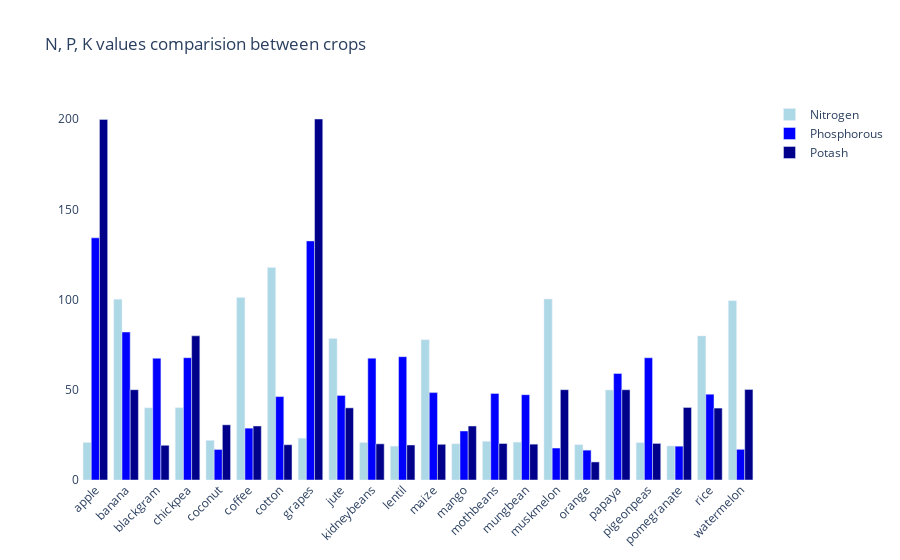

The cell this chart's notebook holds for it:
### Code cell
import plotly.graph_objects as go
fig = go.Figure()
fig.add_trace(go.Bar(
    x=crop_summary.index,
    y=crop_summary['N'],
    name='Nitrogen',
    marker_color='lightblue'
))
fig.add_trace(go.Bar(
    x=crop_summary.index,
    y=crop_summary['P'],
    name='Phosphorous',
    marker_color='blue'
))
fig.add_trace(go.Bar(
    x=crop_summary.index,
    y=crop_summary['K'],
    name='Potash',
    marker_color='darkblue'
))

fig.update_layout(title="N, P, K values comparision between crops",plot_bgcolor='white',barmode='group',xaxis_tickangle=-45)

fig.show()

### Figure 1 — Plotly figure (JSON) as saved in the notebook; plotly's stock layout.template omitted (floating-point values rounded to 4 significant figures)
{"data": [{"marker": {"color": "lightblue"}, "name": "Nitrogen", "type": "bar", "x": ["apple", "banana", "blackgram", "chickpea", "coconut", "coffee", "cotton", "grapes", "jute", "kidneybeans", "lentil", "maize", "mango", "mothbeans", "mungbean", "muskmelon", "orange", "papaya", "pigeonpeas", "pomegranate", "rice", "watermelon"], "y": [20.8, 100.2, 40.02, 40.09, 21.98, 101.2, 117.8, 23.18, 78.4, 20.75, 18.77, 77.76, 20.07, 21.44, 20.99, 100.3, 19.58, 49.88, 20.73, 18.87, 79.89, 99.42]}, {"marker": {"color": "blue"}, "name": "Phosphorous", "type": "bar", "x": ["apple", "banana", "blackgram", "chickpea", "coconut", "coffee", "cotton", "grapes", "jute", "kidneybeans", "lentil", "maize", "mango", "mothbeans", "mungbean", "muskmelon", "orange", "papaya", "pigeonpeas", "pomegranate", "rice", "watermelon"], "y": [134.2, 82.01, 67.47, 67.79, 16.93, 28.74, 46.24, 132.5, 46.86, 67.54, 68.36, 48.44, 27.18, 48.01, 47.28, 17.72, 16.55, 59.05, 67.73, 18.75, 47.58, 17]}, {"marker": {"color": "darkblue"}, "name": "Potash", "type": "bar", "x": ["apple", "banana", "blackgram", "chickpea", "coconut", "coffee", "cotton", "grapes", "jute", "kidneybeans", "lentil", "maize", "mango", "mothbeans", "mungbean", "muskmelon", "orange", "papaya", "pigeonpeas", "pomegranate", "rice", "watermelon"], "y": [199.9, 50.05, 19.24, 79.92, 30.59, 29.94, 19.56, 200.1, 39.99, 20.05, 19.41, 19.79, 29.92, 20.23, 19.87, 50.08, 10.01, 50.04, 20.29, 40.21, 39.87, 50.22]}], "layout": {"barmode": "group", "plot_bgcolor": "white", "title": {"text": "N, P, K values comparision between crops"}, "xaxis": {"tickangle": -45}}}
